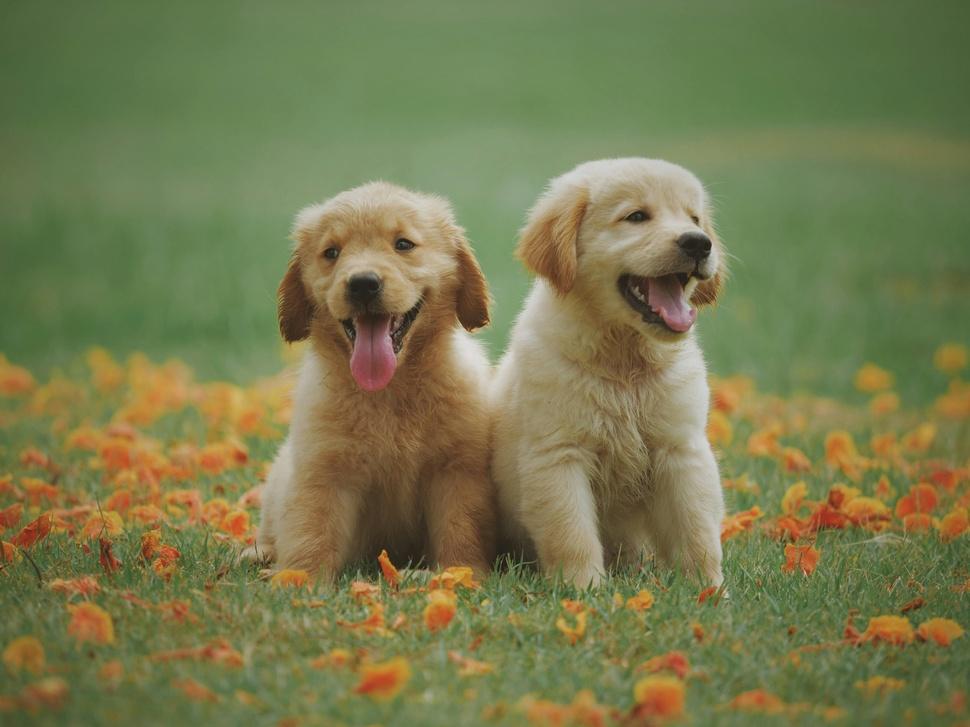
#> input picture raw_cot/2d_image_inference/dogs.jpg, 970 x 727 px, shrunk from 5184 x 3888 before the run
$ python -i fractal.py   (imports and definitions only)
#> lines starting #> are read from the running program, lines starting #| are printed output that depends on the picture
### raw_cot/2d_image_inference/utils.py
"""
Utility functions for the puzzle generator.
"""

import os
import cv2
import numpy as np
from PIL import Image, ImageFilter
import matplotlib.pyplot as plt
from typing import List, Tuple, Dict, Any, Union, Optional
import matplotlib.gridspec as gridspec


def load_image(image_path: str) -> Tuple[Image.Image, np.ndarray]:
    """
    Load an image from path using both PIL and OpenCV.

    Args:
        image_path: Path to the image file

    Returns:
        Tuple containing (PIL Image, OpenCV image)
    """
    if not os.path.exists(image_path):
        raise FileNotFoundError(f"Image not found at: {image_path}")

    pil_img = Image.open(image_path).convert("RGB")
    cv_img = cv2.imread(image_path)
    if cv_img is None:
        raise ValueError(f"Failed to load image with OpenCV: {image_path}")
    cv_img = cv2.cvtColor(cv_img, cv2.COLOR_BGR2RGB)  # Convert to RGB

    return pil_img, cv_img


# [36 lines left out: function add_noise_to_mask, not called in this run]


def smooth_mask(mask: Image.Image, smoothing_factor: float = 1.0) -> Image.Image:
    """
    Apply smoothing to a mask to create more natural edges.

    Args:
        mask: Binary mask as PIL Image
        smoothing_factor: Amount of smoothing to apply (higher = smoother)

    Returns:
        Smoothed mask
    """
    if smoothing_factor <= 0:
        return mask

    # Apply Gaussian blur
    smooth_radius = max(1, int(smoothing_factor * 2))
    smoothed_mask = mask.filter(ImageFilter.GaussianBlur(radius=smooth_radius))

    # Threshold to ensure binary mask
    smoothed_mask = smoothed_mask.point(lambda p: 255 if p > 127 else 0)

    return smoothed_mask


def create_visualization(masked_img: Image.Image,
                         options: List[Image.Image],
                         correct_indices: Union[int, List[int]],
                         output_dir: str,
                         title: str = "Image with Cutout",
                         show_border: bool = False,
                         show_grid: bool = False,
                         grid_size: Optional[int] = None,
                         target_cells: Optional[List[Tuple[int, int]]] = None) -> str:
    """
    Enhanced visualization function that clearly shows both the problem and options.
    """
    num_options = len(options)

    # Convert single index to list for consistent processing
    if isinstance(correct_indices, int):
        correct_indices = [correct_indices]

    # Create a larger figure to accommodate both problem and options
    fig = plt.figure(figsize=(15, 10))

    # Create a proper GridSpec for the entire figure
    gs = gridspec.GridSpec(3, 1, figure=fig)

    # PROBLEM SECTION - Take up more space for the puzzle question
    ax_problem = fig.add_subplot(gs[0:2, 0])
    ax_problem.imshow(masked_img)

    # Make the title more informative
    if show_grid and grid_size and target_cells:
        cell_info = ", ".join([f"({col},{row})" for col, row in target_cells])
        problem_title = f"{title}\nWhich pieces fit in the gray areas? (Locations: {cell_info})"
    else:
        problem_title = f"{title}\nWhich piece fits in the gray area?"

    ax_problem.set_title(problem_title, fontsize=16, fontweight='bold')
    ax_problem.axis('off')

    # Add grid overlay if requested
    if show_grid and grid_size:
        width, height = masked_img.size
        cell_width = width / grid_size
        cell_height = height / grid_size

        # Draw grid lines
        for i in range(grid_size + 1):
            # Vertical lines
            x = i * cell_width
            ax_problem.axvline(x=x, color='red', linestyle='-', linewidth=1)

            # Horizontal lines
            y = i * cell_height
            ax_problem.axhline(y=y, color='red', linestyle='-', linewidth=1)

        # Highlight target cells with more prominent borders
        if target_cells:
            for col, row in target_cells:
                left = col * cell_width
                top = row * cell_height
                rect = plt.Rectangle((left, top), cell_width, cell_height,
                                    fill=False, edgecolor='red', linewidth=3)
                ax_problem.add_patch(rect)

    # OPTIONS SECTION - Show clearly labeled options below
    ax_options_container = fig.add_subplot(gs[2, 0])
    ax_options_container.set_frame_on(False)
    ax_options_container.set_xticks([])
    ax_options_container.set_yticks([])
    ax_options_container.set_title("Options (Select all that apply)", fontsize=14, fontweight='bold')

    # Create a grid for the options - always in a single row for consistency
    ncols = min(num_options, 4)  # Maximum 4 columns
    option_gs = gridspec.GridSpecFromSubplotSpec(1, ncols, subplot_spec=gs[2, 0])

    # Add options to the grid
    for i, option in enumerate(options):
        # Create subplot for this option
        ax_opt = fig.add_subplot(option_gs[0, i % ncols])
        ax_opt.imshow(option)

        # Label each option clearly
        if i in correct_indices:
            ax_opt.set_title(f"Option {chr(65+i)} (CORRECT)",
                             color='green', fontsize=12, fontweight='bold')
        else:
            ax_opt.set_title(f"Option {chr(65+i)}", fontsize=12)

        ax_opt.axis('off')

        # Add border around each option
        for spine in ax_opt.spines.values():
            spine.set_visible(True)
            spine.set_color('green' if i in correct_indices else 'gray')
            spine.set_linewidth(3 if i in correct_indices else 1)

    plt.tight_layout()

    # Save the visualization with high quality
    vis_path = os.path.join(output_dir, "visualization.png")
    plt.savefig(vis_path, bbox_inches='tight', dpi=200)
    plt.close()

    return vis_path


# [49 lines left out: function generate_distractors, not called in this run]

### raw_cot/2d_image_inference/fractal.py
"""
Fractal cutout generator.

This module provides functionality to generate fractal-like
cutouts with irregular boundaries.
"""

import os
import json
import random
import math
import numpy as np
import cv2
from PIL import Image, ImageDraw, ImageEnhance, ImageOps
from typing import Dict, List, Any, Optional, Tuple, Union

from utils import load_image, smooth_mask, create_visualization


class FractalCutoutGenerator:
    """
    Generator for fractal-like cutouts with irregular boundaries.
    """

    def __init__(self, seed: Optional[int] = None):
        """
        Initialize the fractal cutout generator.

        Args:
            seed: Optional random seed for reproducibility
        """
        if seed is not None:
            random.seed(seed)
            np.random.seed(seed)

        # Default parameters for different difficulty levels
        self.params = {
            'easy': {
                'complexity': 2,          # Fewer iterations/subdivisions
                'irregularity': 0.1,      # Less irregularity in shapes
                'smoothing': 1.0          # More smoothing
            },
            'medium': {
                'complexity': 3,
                'irregularity': 0.3,
                'smoothing': 0.5
            },
            'hard': {
                'complexity': 4,          # More iterations/subdivisions
                'irregularity': 0.5,      # More irregularity
                'smoothing': 0.1          # Less smoothing
            }
        }

        # Available distractor strategies
        self.distractor_strategies = [
            'different_seed',  # Generate with different parameters
            'transform',       # Apply transformations
            'boundary_modify', # Modify the boundary
            'shift',           # Take from elsewhere
            'hybrid'           # Combine strategies
        ]

        # Available shape types
        self.shape_types = [
            'fractal',      # Classic fractal with recursive subdivision
            'corner_cut',   # Rounded corner cut
            'wave',         # Wavy edge pattern
            'zigzag',       # Zigzag pattern
            'star'          # Star-like shape
        ]

    def generate(self,
                image_path: str,
                output_dir: str,
                num_options: int = 4,
                difficulty: str = 'medium',
                num_pieces: int = 1,
                shape_types: Optional[List[str]] = None,
                custom_params: Optional[Dict] = None,
                distractor_types: Optional[List[str]] = None) -> Dict:
        """
        Generate a fractal cutout task.

        Args:
            image_path: Path to the source image
            output_dir: Directory to save the task files
            num_options: Number of piece options to generate (default: 4)
            difficulty: Difficulty level ('easy', 'medium', 'hard')
            num_pieces: Number of pieces to cut out (default: 1)
            shape_types: List of shape types to use (randomly chosen if None)
            custom_params: Optional dict to override default parameters
            distractor_types: List of distractor strategies to use (randomly chosen if None)

        Returns:
            Dictionary with task information
        """
#> called with image_path = 'dogs.jpg', output_dir = 'out.png', num_options = 4, difficulty = 'medium', num_pieces = 1
        # Create output directory
        task_dir = os.path.join(output_dir, f"fractal_cutout_task_{difficulty}")
        os.makedirs(task_dir, exist_ok=True)

        # Get parameters based on difficulty level
        params = self.params.get(difficulty, self.params['medium']).copy()

        # Override with custom parameters if provided
        if custom_params:
            params.update(custom_params)

        # MODIFIED: If no shape types specified and only one piece, use 'fractal'
        # For demo purposes, if there are multiple pieces requested, use different shape types
        if not shape_types:
            if num_pieces == 1:
                shape_types = ['fractal']
            else:
                # Use as many different shape types as pieces, up to 5
                shape_types = self.shape_types[:num_pieces]

        # ADDED: Save individual demos of each shape type if requested
        if num_pieces == 1 and 'all_types' in (shape_types or []):
            # Generate a demo of each shape type
            all_results = {}
            for shape_type in self.shape_types:
                shape_dir = os.path.join(output_dir, f"fractal_{shape_type}")
                os.makedirs(shape_dir, exist_ok=True)

                print(f"Generating fractal cutout with shape type '{shape_type}'...")
                result = self.generate(
                    image_path=image_path,
                    output_dir=shape_dir,
                    num_options=num_options,
                    difficulty=difficulty,
                    num_pieces=1,
                    shape_types=[shape_type],
                    custom_params=custom_params,
                    distractor_types=distractor_types
                )
                all_results[shape_type] = result

            # Now return the original fractal shape type
            shape_types = ['fractal']

        # If fewer shape types than pieces, repeat some types
        while len(shape_types) < num_pieces:
            shape_types.append(random.choice(shape_types))

        # Load the image
        pil_img, cv_img = load_image(image_path)
#> in load_image, pil_img is the input picture: PIL image 970x727 RGB; mean R, G, B 119.2, 122, 78.3
        width, height = pil_img.size

        # Create a masked image (we'll fill in the cutouts as we go)
        masked_pil = pil_img.copy()

        # Lists to track information about pieces
        all_correct_pieces = []
        all_masks = []
        all_cutout_info = []
        all_shape_types = []

        # Generate multiple fractal-like cutouts
        for piece_idx in range(num_pieces):
            # Select a shape type for this piece
            shape_type = shape_types[piece_idx % len(shape_types)]
            all_shape_types.append(shape_type)

            # Create a base shape for the cutout
            # For multiple pieces, make them smaller to fit in the image
            size_factor = 0.25 if num_pieces == 1 else 0.15
            base_size = min(width, height) * size_factor

            # Try to find a position that doesn't overlap with existing pieces
            attempt = 0
            max_attempts = 50
            while attempt < max_attempts:
                base_x = random.randint(width // 4, 3 * width // 4)
                base_y = random.randint(height // 4, 3 * height // 4)

                # Check for overlap with existing pieces
                overlap = False
                for info in all_cutout_info:
                    prev_x, prev_y = info["base_params"]["x"], info["base_params"]["y"]
                    prev_size = info["base_params"]["size"]

                    # Check if centers are too close
                    distance = math.sqrt((base_x - prev_x)**2 + (base_y - prev_y)**2)
                    if distance < (base_size + prev_size) * 0.8:  # 0.8 factor to avoid too close pieces
                        overlap = True
                        break

                if not overlap:
                    break

                attempt += 1

            # If we couldn't find a non-overlapping position, use a smaller size
            base_size = int(min(width, height) * size_factor)

            # And later in the attempt loop, ensure integer casts:
            if attempt >= max_attempts:
                base_size = int(base_size * 0.8)

            # Create a mask for the shape
            mask = Image.new("L", (width, height), 0)
            draw = ImageDraw.Draw(mask)

            # Generate the shape based on its type
            if shape_type == 'fractal':
                # Set parameters for fractal generation
                max_depth = params['complexity']
                irregularity = params['irregularity']

                # Draw fractal shape using recursive subdivision
                self._draw_fractal_shape(draw, base_x, base_y, base_size, max_depth, irregularity)

            elif shape_type == 'corner_cut':
                # Draw a shape with rounded corner cuts
                self._draw_corner_cut_shape(draw, base_x, base_y, base_size, params)

            elif shape_type == 'wave':
                # Draw a shape with wavy edges
                self._draw_wave_shape(draw, base_x, base_y, base_size, params)

            elif shape_type == 'zigzag':
                # Draw a zigzag shape
                self._draw_zigzag_shape(draw, base_x, base_y, base_size, params)

            elif shape_type == 'star':
                # Draw a star-like shape
                self._draw_star_shape(draw, base_x, base_y, base_size, params)

            else:
                # Default to simple ellipse
                draw.ellipse((base_x - base_size//2, base_y - base_size//2,
                              base_x + base_size//2, base_y + base_size//2), fill=255)

            # Apply smoothing based on the parameter
            smoothing_factor = params['smoothing']
            mask = smooth_mask(mask, smoothing_factor)

            # Convert mask to numpy array for OpenCV operations
            mask_np = np.array(mask)

            # Find the bounding box of the shape
            contours, _ = cv2.findContours(mask_np, cv2.RETR_EXTERNAL, cv2.CHAIN_APPROX_SIMPLE)
            if not contours:
                # Fallback if no contours were found
                print(f"No contours found for {shape_type} shape, using simple ellipse instead")
                # Create a simple elliptical shape
                draw.ellipse((base_x - base_size, base_y - base_size,
                              base_x + base_size, base_y + base_size), fill=255)
                mask_np = np.array(mask)
                contours, _ = cv2.findContours(mask_np, cv2.RETR_EXTERNAL, cv2.CHAIN_APPROX_SIMPLE)

            x, y, w, h = cv2.boundingRect(contours[0])

            # Fill in the cutout in the masked image
            masked_np = np.array(masked_pil)
            masked_np[mask_np > 0] = [128, 128, 128]
            masked_pil = Image.fromarray(masked_np)

            # Extract the correct cutout piece with transparency
            img_rgba = Image.new("RGBA", pil_img.size)
            img_rgba.paste(pil_img)

            # Create alpha channel from mask
            img_rgba.putalpha(mask)

            # Crop to bounding box
            correct_piece = img_rgba.crop((x, y, x+w, y+h))

            # Add to our lists
            all_correct_pieces.append(correct_piece)
            all_masks.append(mask)
            all_cutout_info.append({
                "cutout_bounds": {
                    "x": x,
                    "y": y,
                    "width": w,
                    "height": h
                },
                "base_params": {
                    "x": base_x,
                    "y": base_y,
                    "size": base_size
                }
            })
#> this loop made 1 pass
#> (x, y, w, h) on pass 1: (573, 237, 250, 263)
#> pass 1, in smooth_mask, `smoothed_mask = mask.filter(ImageFilter.GaussianBlur(radius=smooth_rad..`:
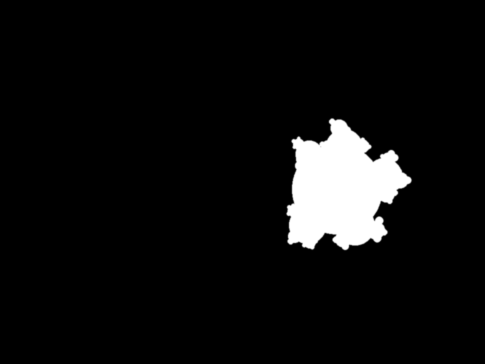
#> smoothed_mask: PIL image 970x727 L (shown at 1/2 size); min 0, max 255, mean 15
#> pass 1, in generate, `masked_pil = Image.fromarray(masked_np)`:
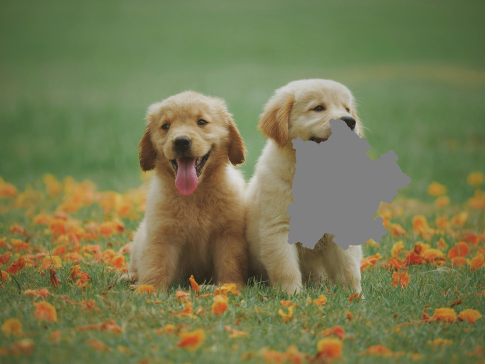
#> masked_pil: PIL image 970x727 RGB (shown at 1/2 size); mean R, G, B 119, 122.1, 80.6
#> after the loop:
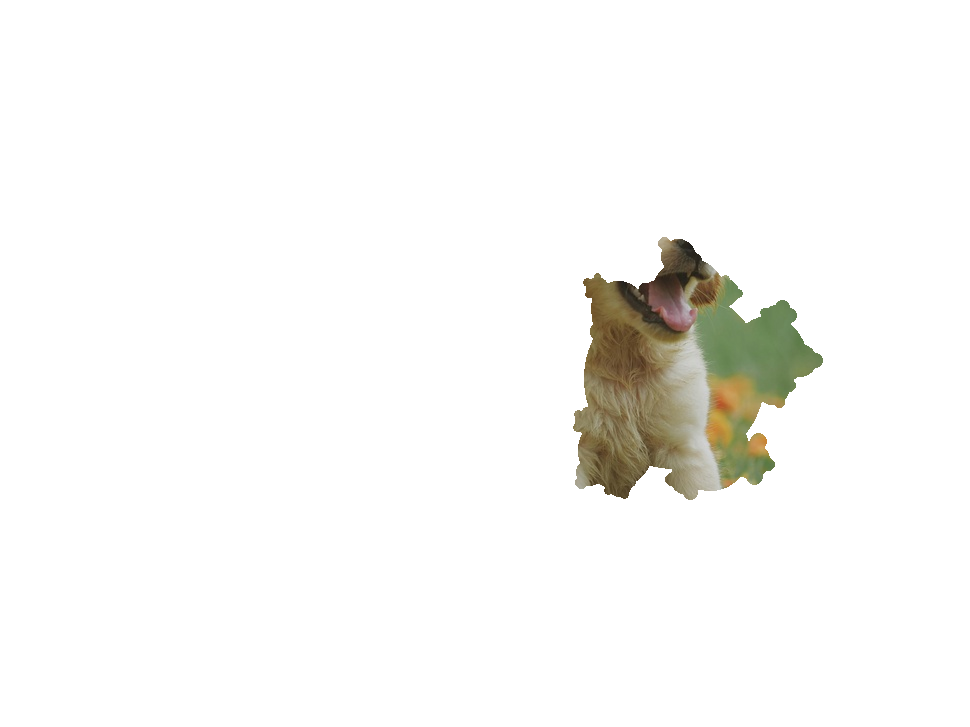
#> img_rgba: PIL image 970x727 RGBA; mean R, G, B, A 119.2, 122, 78.3, 15; transparent parts drawn white
#> after the loop, all_correct_pieces = 1 item; all_cutout_info = 1 item; all_masks = 1 item; all_shape_types = ['fractal']

        # Save the masked image
        masked_img_path = os.path.join(task_dir, "masked_image.jpg")
        masked_pil.save(masked_img_path)

        # Generate the options
        # For each correct piece, decide where it will appear in the options
        correct_indices = []
        options = []

        # First, distribute all correct pieces
        for correct_piece in all_correct_pieces:
            # If num_options is less than the number of correct pieces * 2,
            # increase it to ensure enough distractor options
            if num_options < num_pieces * 2:
                num_options = num_pieces * 2

            valid_indices = [i for i in range(num_options) if i not in correct_indices]
            if valid_indices:  # Check if there are still available indices
                correct_idx = random.choice(valid_indices)
                correct_indices.append(correct_idx)
#> this loop made 1 pass
#> (valid_indices, correct_idx) on pass 1: ([0, 1, 2, 3], 1)
#> (the rest of the program and of its run is left out)
